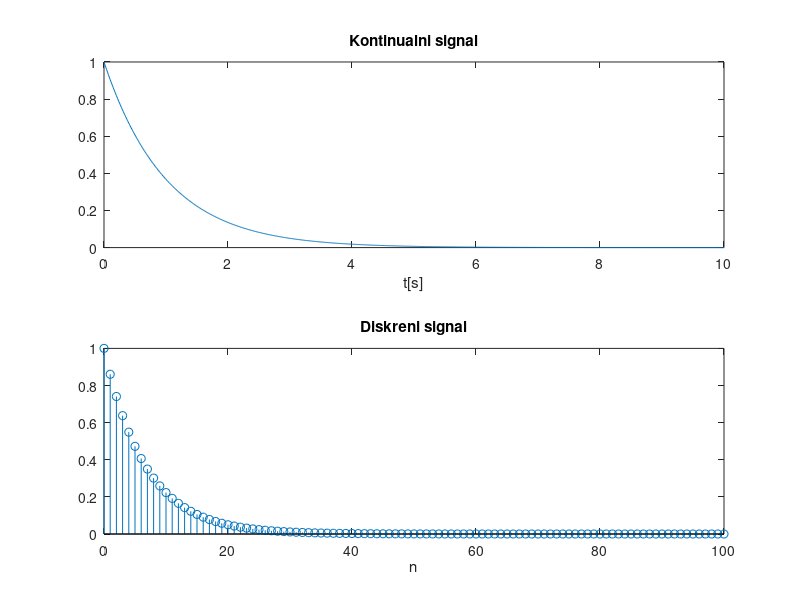
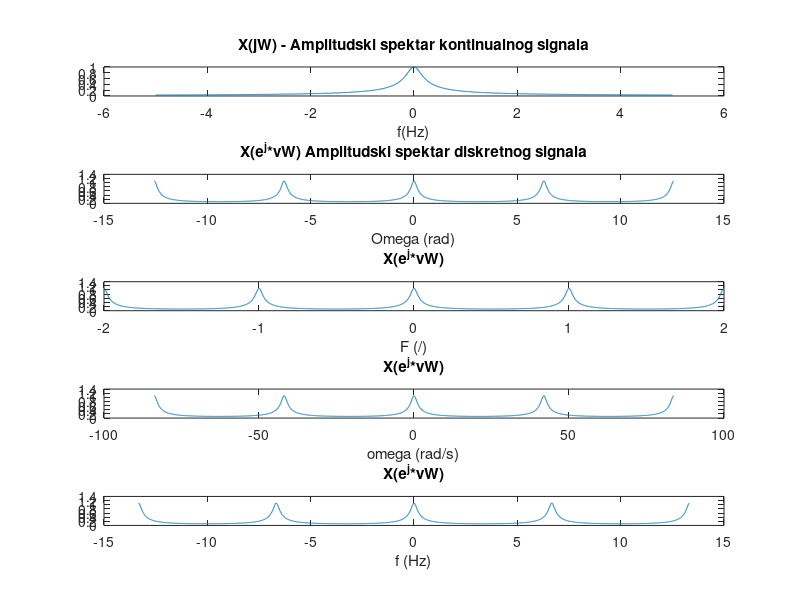
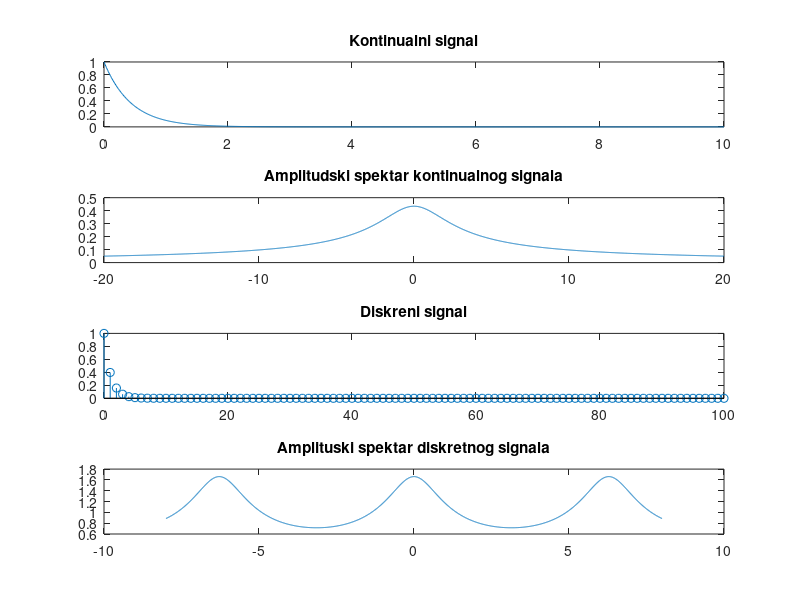

These charts were generated, in order, by the following MATLAB code:
%% FURIJEOVA TRANSFORMACIJA DISKRETNIH SIGNALA

% Amplitudski spektar je uvek parna funkcija

% 1. Periodicni signali 
% Razvojem periodicnog signala u furijeov red, dobijamo diskreni spektar.
% Vrednosti frekvencija na ampplitudskom spektru su celobrojni umnosci
% omega0. omega0 = 2*pi/T

% 2. Aperiodicni signali
% a) kontinualni aperiodican signal: t->inf
%    Za racunanje spektra se koristi Furijeova trnasformacija. Spektar
%    aperiodicnog kontinualnog signala je kontinualan.
% b) diskretni aperiodicni signali
%    neki kontinualni signal se diskretizuje u vremenu, sa periodom 
%    odabiranja Ts da bi se dobio diskretan (konti pomnozimo sa povorkom 
%    delta impulsa).
%    Nad diskrenim signalom se radi furijeova transformacija diskretnog
%    signala pri cemu se dobija periodican, kontinualan spektar. Spektri se
%    ponavljaju sa periodom celobrojnog omega0. omega0 = 2*pi/T.
%    T jako malo -> omega0 jako veliko,  sigurno ispostivan Nikvist
%    T jako veliko -> omega0 jako malo,  dolazi do preklapanja spektra 
%    (alijasing) i ne moze da se rekonstruise originalni spektar

% Nikvistova teorema omega0 > 2*omegaMax

% veliko_omega = 2*pi*F ili omega*T tj omega/f

% "kontinualne frekvencije" -> f, omega (mali)

%% 1 Zasto t=10s n=100?
clc
clear

t = 0:0.01:10;
x = exp(-t);

figure, subplot(211), plot(t, x);
xlabel("t[s]");
title("Kontinualni signal");

n = 0:100;
T = 0.15;      % probati i T=20 i T=0.15
xn = exp(-n*T);
subplot(212), stem(n, xn);
xlabel("n");
title("Diskreni signal");

f = -5:0.01:5;
omega = 2*pi*f;
X_jW = 1 ./ (1+1j*omega); % spektar kontinualnog signala
figure, subplot(511)
plot(f, abs(X_jW));
title("X(jW) - Amplitudski spektar kontinualnog signala");
xlabel("f(Hz)");

vW = -4*pi:0.01:4*pi; % diskretna kruzna ucestanost
X_exp_jvW = T./(1-exp(-T)*cos(vW) + 1j*exp(-T) * sin(vW));
subplot(512), plot(vW, abs(X_exp_jvW));
title("X(e^j*vW) Amplitudski spektar diskretnog signala")
xlabel("\Omega (rad)");  % perioda je 2pi

F = vW/(2*pi);
subplot(513), plot(F, abs(X_exp_jvW));
title("X(e^j*vW)")
xlabel("F (/)");  % perioda je 1

omega = vW/T;
subplot(514), plot(omega, abs(X_exp_jvW));
title("X(e^j*vW)")
xlabel("\omega (rad/s)");

f = omega/(2*pi);
subplot(515), plot(f, abs(X_exp_jvW))
title("X(e^j*vW)")
xlabel("f (Hz)");

%% 2
% na ulaz antialijasing filtra dovodi se x(t)

clc
clear
% k = linspace(-10,10,512);
omega = linspace(-10,10,512);
X_jw = 1./(1j*omega-log(0.5));

figure, subplot(311)
plot(omega, abs(X_jw))
title("Amplitudski signala na ulazu filtra")
xlabel("\omega (rad/s)")

H_jw = (omega>-5) & (omega<5);
subplot(312), plot(omega, H_jw);  % u opstem slucaju treba abs
title("Amplitudska karakteristika filtra")
xlabel("\omega (rad/s)")
ylim([-0.5, 1.5])

Y_jw = X_jw .* H_jw;
subplot(313), plot(omega, abs(Y_jw));
title("Amplitudski spektar signala nakon filtracije")
xlabel("\omega (rad/s)")


%% 3 

clc
clear

t = 0:0.01:10;
xt = 0.1.^t;
n = 0:100;
T = 0.4;
xn = 0.1.^(T*n);
subplot(411), plot(t, xt)
title("Kontinualni signal")

subplot(413), stem(n, xn)
title("Diskreni signal")

w = -20:0.01:20;
X_jw = 1./(1j*w-log(0.1));
subplot(412), plot(w, abs(X_jw));
title("Amplitudski spektar kontinualnog signala")

W = w*T;
X_exp_jvW = 1./(1-0.1^T*exp(1j*W));
subplot(414), plot(W, abs(X_exp_jvW))
title("Amplituski spektar diskretnog signala")


































